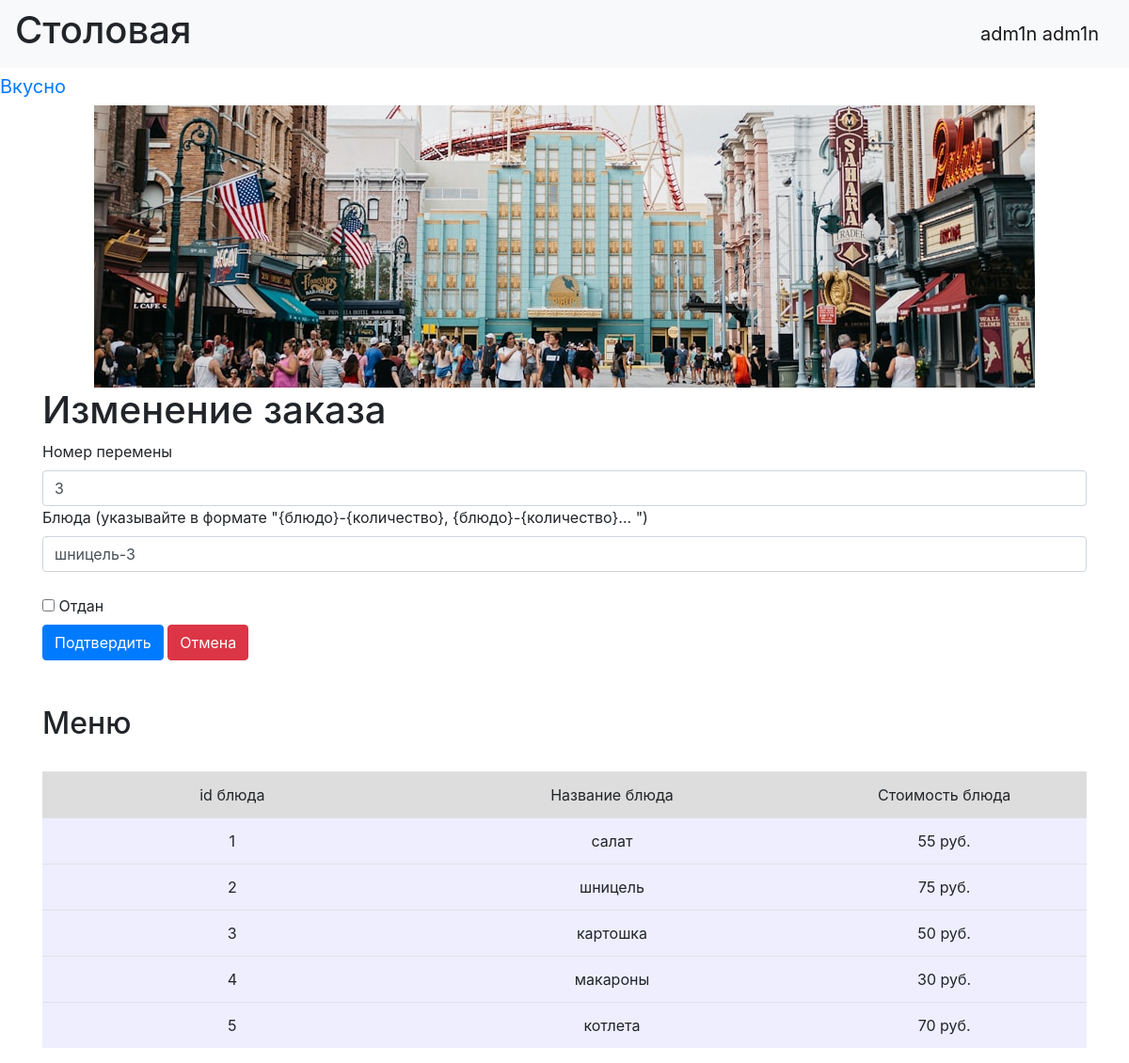
The app's page /orders/12 (signed in) with its own data.
### data/users.py (models this page shows, shortened)
class User(SqlAlchemyBase, UserMixin, SerializerMixin):
    __tablename__ = 'users'
    id = sqlalchemy.Column(sqlalchemy.Integer, primary_key=True, autoincrement=True)
    name = sqlalchemy.Column(sqlalchemy.String)
    surname = sqlalchemy.Column(sqlalchemy.String)
    grade = sqlalchemy.Column(sqlalchemy.String)
    password = sqlalchemy.Column(sqlalchemy.String)
    admin = sqlalchemy.Column(sqlalchemy.Boolean, nullable=False, default=False)

### data/orders.py (models this page shows)
class PersonalOrder(SqlAlchemyBase, UserMixin, SerializerMixin):
    __tablename__ = 'orders'
    id = sqlalchemy.Column(sqlalchemy.Integer, primary_key=True, autoincrement=True)
    person = sqlalchemy.Column(sqlalchemy.Integer, sqlalchemy.ForeignKey("users.id"))
    meal = sqlalchemy.Column(sqlalchemy.String)
    pause = sqlalchemy.Column(sqlalchemy.Integer)  #номер перемены
    status = sqlalchemy.Column(sqlalchemy.Boolean, default=False)

### tables this page shows
CREATE TABLE menu (id INTEGER PRIMARY KEY AUTOINCREMENT, meal TEXT NOT NULL, cost INTEGER NOT NULL);

### main.py (the view, shortened to what this page needs)
@application.route('/orders/<int:unic_num>', methods=['GET', 'POST'])
@login_required
def order_edit(unic_num):
    form = NewOrderForm()
    if request.method == "GET":
        db_sess = db_session.create_session()
        orders = db_sess.query(PersonalOrder).filter(PersonalOrder.id == unic_num).first()
        if not orders or not current_user.admin:
            abort(404)
        form.meal.data = orders.meal
        form.pause.data = orders.pause
        form.status.data = orders.status
    return render_template('new_order.html', title='Изменение заказа', form=form, meals=menu)

### forms/new_order.py
class NewOrderForm(FlaskForm):
    person = IntegerField('id')
    meal = StringField('Блюда (указывайте в формате "{блюдо}-{количество}, {блюдо}-{количество}... ")',
                       validators=[DataRequired()])
    pause = IntegerField('Номер перемены', validators=[DataRequired()])
    status = BooleanField('Отдан')
    submit = SubmitField('Подтвердить')

### data/db_session.py (called while the page is built)
def create_session() -> Session:
    global __factory
    return __factory()

### main.py (called while the page is built)
@login_manager.user_loader
def load_user(user_id):
    db_sess = db_session.create_session()
    return db_sess.get(User, user_id)

### templates/new_order.html (shortened to what this page needs)
{% extends "base.html" %}
{%block content %}
<h1>{{ title }}</h1>
<form action="" method="post">
        {{ form.pause.label }} <br>
        {{ form.pause(class="form-control", type="pause") }}
        {{ form.meal.label }} <br>
        {{ form.meal(class="form-control", type="meal") }}
    <br>
    {{ form.status() }} {{ form.status.label }}
    <br>
    {{ form.submit(type="submit", class="btn btn-primary") }}
        <a href="/" type="button" class="btn btn-danger">Отмена</a>
</form>
<br><br>
<h2>Меню</h2>
<br>
<div class="table_container">
    <table class="table">
        <tr class="my_row">
            <td class="title" width="200px" bgcolor="#dddddd" align="center">id блюда</td>
            <td class="title" width="200px" bgcolor="#dddddd" align="center">Название блюда</td>
            <td class="title" width="150px" bgcolor="#dddddd" align="center">Стоимость блюда</td>
        </tr>
        {% for meal in meals %}
        <tr class="my_row">
            <td class="ordinary" bgcolor="#eeeeff" align="center">{{ meal[0] }}</td>
            <td class="ordinary" bgcolor="#eeeeff" align="center">{{ meal[1] }}</td>
            <td class="ordinary" bgcolor="#eeeeff" align="center">{{ meal[2] }} руб.</td>
        </tr>
        {% endfor %}
    </table>
</div>
{% endblock %}

### templates/base.html (shortened to what this page needs)
<!DOCTYPE html>
<html lang="en">
<head>
    <link rel="stylesheet" href="https://stackpath.bootstrapcdn.com/bootstrap/4.4.1/css/bootstrap.min.css"
>
    <link rel="stylesheet" href="../static/css/style.css">
</head>
  <body>
    <header>
      <nav class="navbar navbar-light bg-light">
          <h1>Столовая</h1>
          {% if current_user.is_authenticated %}
            <a class="navbar-brand" href="/logout">{{ current_user.name }} {{ current_user.surname }}</a>
          {% else %}
            <a class="btn btn-primary " href="/register_user">Зарегистрировать ученика</a>
            <a class="btn btn-primary " href="/register_admin">Зарегистрировать админа</a>
            <a class="btn btn-success" href="/login">Войти</a>
          {% endif %}
      </nav>
        <a class="navbar-brand" href="#">Вкусно</a>
    </header>
    <center>
        <img src="../static/img/photo.jpg">
    </center>
    <main role="main" class="container">
        <link rel="stylesheet" href="../static/img/photo.jpg">
        {% block content %}{% endblock %}
    </main>
  </body>
</html>

### records on screen
User: name "adm1n", surname "adm1n"
PersonalOrder: pause "3", meal "шницель-3"
menu: id "1", meal "салат", cost "55"
menu: id "2", meal "шницель", cost "75"
menu: id "3", meal "картошка", cost "50"
menu: id "4", meal "макароны", cost "30"
menu: id "5", meal "котлета", cost "70"

### other values on screen
{{ title }} "Изменение заказа"
